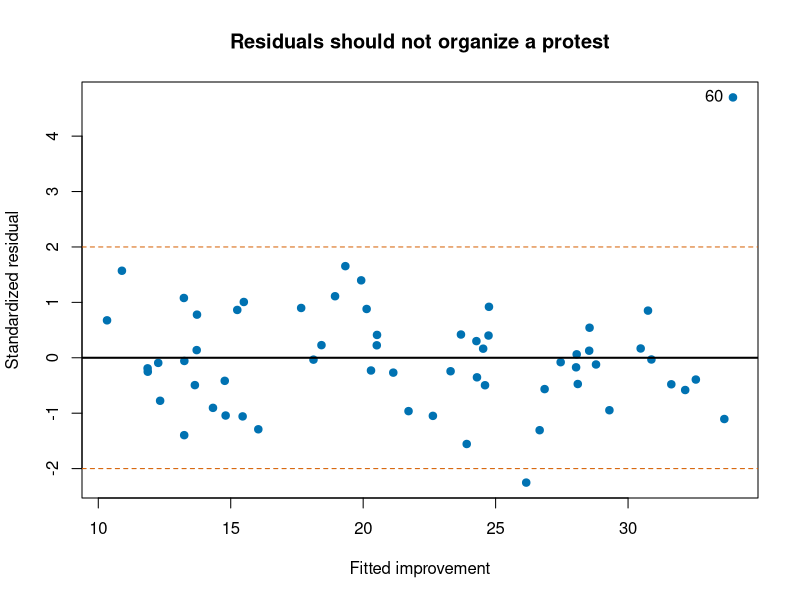
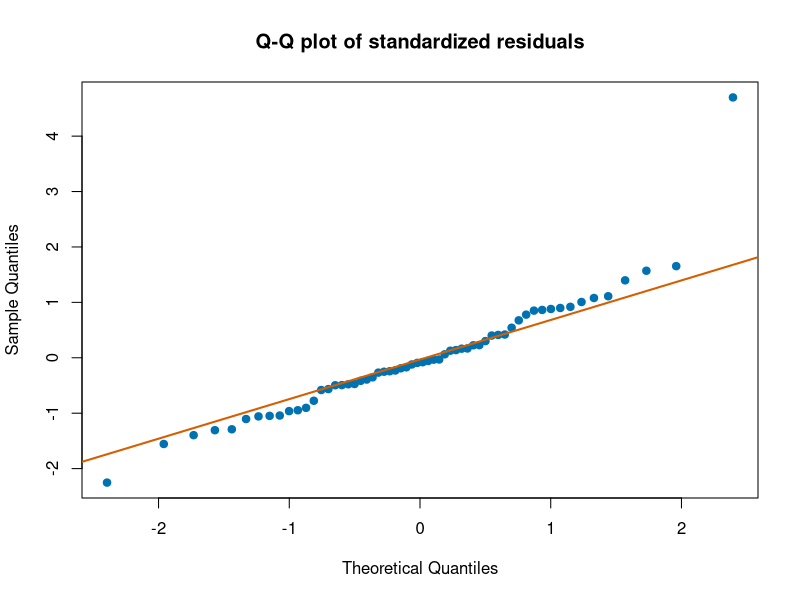
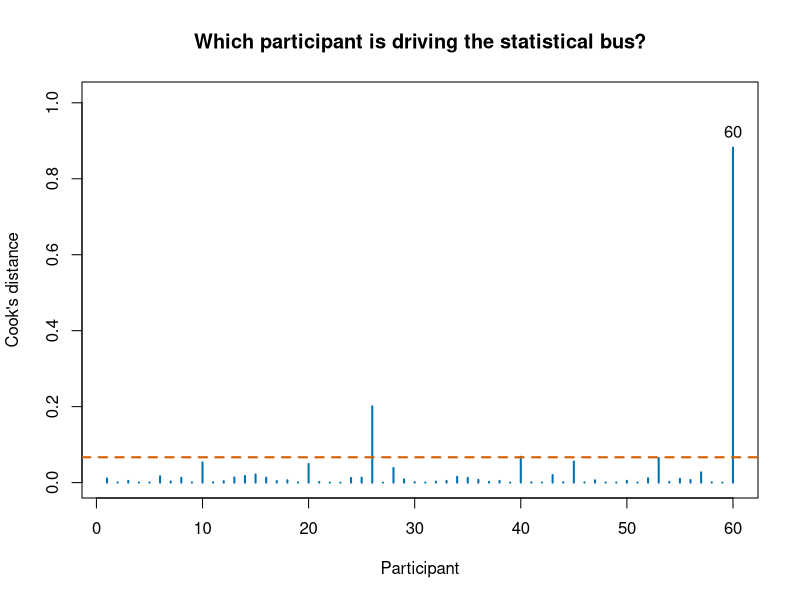

The R script that drew these images, in order: (Note: this script raises an error after producing the figures.)
## ---- chunk 1
knitr::opts_chunk$set(message = FALSE, warning = FALSE, fig.align = "center")
## ---- chunk 2
set.seed(343)
n <- 60
TherapyData <- data.frame(
  Sessions = runif(n, 0, 12),
  Baseline = rnorm(n, 60, 10)
)

TherapyData$Improvement <-
  1.8 * TherapyData$Sessions +
  0.18 * TherapyData$Baseline +
  rnorm(n, 0, 5)

TherapyData$Sessions[60] <- 12
TherapyData$Baseline[60] <- 45
TherapyData$Improvement[60] <- 60

TherapyModel <- lm(Improvement ~ Sessions + Baseline, data = TherapyData)
summary(TherapyModel)
## ---- chunk 3
TherapyModel.60 <- update(TherapyModel, data = TherapyData[-60, ])

round(rbind(
  Everyone  = c(coef(TherapyModel),    R2 = summary(TherapyModel)$r.squared),
  Without60 = c(coef(TherapyModel.60), R2 = summary(TherapyModel.60)$r.squared)
), 4)
## ---- chunk 4
#| label: residual-fitted
#| fig-width: 7
#| fig-height: 4.5
#| fig-alt: "Scatterplot with fitted improvement from about 10 to 34 on the x axis and standardized residual from about minus 2.3 to 4.7 on the y axis. A solid horizontal line marks zero and dashed orange lines mark plus and minus 2. Most of the sixty blue points form a shapeless cloud between minus 1.5 and 1.5 with no funnel or curve. One point sits alone in the far upper right, labelled 60, at a standardized residual of about 4.7, more than twice as far from zero as anything else in the plot."
plot(
  fitted(TherapyModel), rstandard(TherapyModel),
  pch = 19, col = "#0072B2",
  xlab = "Fitted improvement",
  ylab = "Standardized residual",
  main = "Residuals should not organize a protest"
)
abline(h = 0, lwd = 2)
abline(h = c(-2, 2), lty = 2, col = "#D55E00")
# pos = 2 puts the label to the LEFT: participant 60 sits against the right
# edge, so labelling to the right runs the text off the plot.
text(fitted(TherapyModel)[60], rstandard(TherapyModel)[60], "60", pos = 2)
## ---- chunk 5
#| label: residual-qq
#| fig-width: 6.5
#| fig-height: 4.5
#| fig-alt: "Normal Q-Q plot with theoretical quantiles from about minus 2.4 to 2.4 on the x axis and sample quantiles from about minus 2.3 to 4.7 on the y axis, with a straight orange reference line. The middle two thirds of the points sit tightly on the line. Above about the 80th percentile the points drift steadily above it, and one point at the far top right sits at about 4.7 where the line is near 1.9, far away from every other point. The lowest point also falls slightly below the line."
qqnorm(rstandard(TherapyModel), pch = 19, col = "#0072B2",
       main = "Q-Q plot of standardized residuals")
qqline(rstandard(TherapyModel), col = "#D55E00", lwd = 2)
## ---- chunk 6
#| label: influence-plot
#| fig-width: 7
#| fig-height: 4.5
#| fig-alt: "Spike plot with participant number 1 to 60 on the x axis and Cook's distance from 0 to about 1 on the y axis, with a dashed orange reference line at 4 divided by 60, roughly 0.067. Almost every spike is a stub near zero. One spike at participant 60 towers over the plot at about 0.88, labelled 60. A second spike at participant 26 reaches about 0.20, and a third at participant 40 just clears the dashed line. Everyone else falls below it."
CookD <- cooks.distance(TherapyModel)
plot(
  CookD, type = "h", lwd = 2, col = "#0072B2",
  xlab = "Participant", ylab = "Cook's distance",
  # headroom so the "60" label above the tallest spike is not clipped
  ylim = c(0, max(CookD) * 1.15),
  main = "Which participant is driving the statistical bus?"
)
abline(h = 4 / n, lty = 2, col = "#D55E00", lwd = 2)
text(60, CookD[60], "60", pos = 3)
## ---- chunk 7
SideBySide <- cbind(
  b.all    = coef(TherapyModel),
  SE.all   = coef(summary(TherapyModel))[, "Std. Error"],
  p.all    = coef(summary(TherapyModel))[, "Pr(>|t|)"],
  b.drop   = coef(TherapyModel.60),
  SE.drop  = coef(summary(TherapyModel.60))[, "Std. Error"],
  p.drop   = coef(summary(TherapyModel.60))[, "Pr(>|t|)"]
)

round(SideBySide, 4)
## ---- chunk 8
# car (Companion to Applied Regression) supplies vif(), plus most of the
# regression diagnostics psychologists reach for.
library(car)

vif(TherapyModel)
## ---- chunk 9
# Step 1: predict the predictor from the other predictors.
AuxModel <- lm(Sessions ~ Baseline, data = TherapyData)
R2j <- summary(AuxModel)$r.squared

# Step 2: that is it. That is the whole formula.
c(R2j = R2j, VIF.by.hand = 1 / (1 - R2j), VIF.from.car = unname(vif(TherapyModel)[1]))
## ---- chunk 10
SigmaHat <- summary(TherapyModel)$sigma
SSj <- sum((TherapyData$Sessions - mean(TherapyData$Sessions))^2)

StandingAlone <- SigmaHat / sqrt(SSj)

c(
  if.Sessions.stood.alone = StandingAlone,
  times.sqrt.VIF          = StandingAlone * sqrt(1 / (1 - R2j)),
  actual.SE.from.lm       = unname(coef(summary(TherapyModel))["Sessions", "Std. Error"])
)
## ---- chunk 11
set.seed(343)
n_schools <- 120

SchoolData <- data.frame(FreeLunch = runif(n_schools, .05, .95))
SchoolData$PaidLunch <- 1 - SchoolData$FreeLunch          # the whole problem

SchoolData$Achievement <- 70 - 25 * SchoolData$FreeLunch + rnorm(n_schools, 0, 6)

cor(SchoolData$FreeLunch, SchoolData$PaidLunch)
## ---- chunk 12
BothModel <- lm(Achievement ~ FreeLunch + PaidLunch, data = SchoolData)

summary(BothModel)
## ---- chunk 13
alias(BothModel)
## ---- chunk 14
#| error: true
vif(BothModel)
## ---- chunk 15
FreeOnly <- lm(Achievement ~ FreeLunch, data = SchoolData)
PaidOnly <- lm(Achievement ~ PaidLunch, data = SchoolData)

Summarize <- function(Model, term) {
  c(b  = unname(coef(Model)[term]),
    SE = coef(summary(Model))[term, "Std. Error"],
    t  = coef(summary(Model))[term, "t value"],
    R2 = summary(Model)$r.squared)
}

round(rbind(
  Both.in.FreeLunch = Summarize(BothModel, "FreeLunch"),
  FreeLunch.alone   = Summarize(FreeOnly,  "FreeLunch"),
  PaidLunch.alone   = Summarize(PaidOnly,  "PaidLunch")
), 4)
## ---- chunk 16
set.seed(343)

# Same variable, plus measurement error with a standard deviation of 0.01.
SchoolData$PaidLunch.Measured <- 1 - SchoolData$FreeLunch + rnorm(n_schools, 0, .01)

NearlyBoth <- lm(Achievement ~ FreeLunch + PaidLunch.Measured, data = SchoolData)

round(coef(summary(NearlyBoth)), 4)
vif(NearlyBoth)
## ---- chunk 17
CollinearDemo <- function(r) {
  set.seed(343)
  X1 <- rnorm(200)
  X2 <- r * X1 + sqrt(1 - r^2) * rnorm(200)
  Y  <- 2 * X1 + rnorm(200, 0, 4)

  Model <- lm(Y ~ X1 + X2)
  c(
    r     = r,
    VIF   = unname(vif(Model)[1]),
    SE.X1 = coef(summary(Model))["X1", "Std. Error"],
    p.X1  = coef(summary(Model))["X1", "Pr(>|t|)"]
  )
}

CollinearTable <- t(sapply(c(0, .5, .9, .99), CollinearDemo))

round(CollinearTable, 4)
## ---- chunk 18
X <- model.matrix(TherapyModel)   # the design matrix, intercept column included
e <- residuals(TherapyModel)
h <- hatvalues(TherapyModel)      # the same leverages as before

Bread <- solve(t(X) %*% X)
Filling <- t(X) %*% diag(e^2 / (1 - h)^2) %*% X   # HC3

HC3.by.hand <- Bread %*% Filling %*% Bread

sqrt(diag(HC3.by.hand))
## ---- chunk 19
# sandwich: robust and clustered covariance matrices.
# lmtest: re-tests a fitted model against any covariance matrix you hand it.
library(sandwich)
library(lmtest)

coeftest(TherapyModel, vcov = vcovHC(TherapyModel, type = "HC3"))
## ---- chunk 20
sapply(c("const", "HC0", "HC1", "HC2", "HC3"), function(type) {
  sqrt(diag(vcovHC(TherapyModel, type = type)))
}) |> round(4)
## ---- chunk 21
HC3weights <- residuals(TherapyModel)^2 / (1 - hatvalues(TherapyModel))^2

round(c(
  share.participant.60 = unname(HC3weights[60] / sum(HC3weights)),
  share.next.largest   = unname(sort(HC3weights, decreasing = TRUE)[2] / sum(HC3weights)),
  share.if.all.equal   = 1 / length(HC3weights)
), 3)
